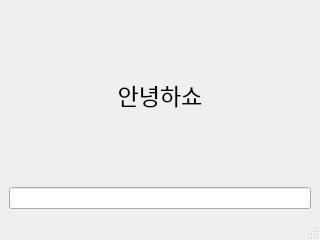
<?xml version="1.0" encoding="UTF-8"?>
<ui version="4.0">
 <class>MainWindow</class>
 <widget class="QMainWindow" name="MainWindow">
  <property name="geometry">
   <rect>
    <x>0</x>
    <y>0</y>
    <width>320</width>
    <height>240</height>
   </rect>
  </property>
  <property name="windowTitle">
   <string>MainWindow</string>
  </property>
  <widget class="QWidget" name="centralwidget">
   <layout class="QVBoxLayout" name="verticalLayout">
    <item>
     <widget class="QLabel" name="label">
      <property name="font">
       <font>
        <family>궁서체</family>
        <pointsize>17</pointsize>
        <italic>false</italic>
        <bold>false</bold>
        <underline>false</underline>
        <strikeout>false</strikeout>
       </font>
      </property>
      <property name="text">
       <string>안녕하쇼</string>
      </property>
      <property name="alignment">
       <set>Qt::AlignCenter</set>
      </property>
     </widget>
    </item>
    <item>
     <widget class="QLineEdit" name="lineEdit"/>
    </item>
   </layout>
  </widget>
  <widget class="QMenuBar" name="menubar">
   <property name="geometry">
    <rect>
     <x>0</x>
     <y>0</y>
     <width>320</width>
     <height>22</height>
    </rect>
   </property>
  </widget>
  <widget class="QStatusBar" name="statusbar"/>
 </widget>
 <resources/>
 <connections/>
</ui>
